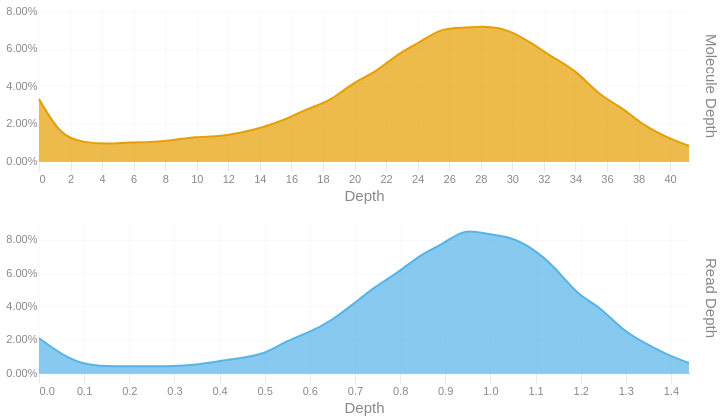

Notebook code cell kept with this figure:
### Code cell
readdep = depth_hist(tb['Read Depth'], q99, 3)
readdep = readdep.with_columns(pl.lit('Read Depth').alias('Metric'))
if not SKIPLR:
    moldep = depth_hist(tb['Molecule Depth'], mol_q99, 1)
    moldep = moldep.with_columns(pl.lit('Molecule Depth').alias('Metric'))
    _hist = pl.concat([readdep, moldep])
    _hist = _hist.filter(pl.col('Proportion') != 0)
    with SafeRender(_hist):
        (
            alt.Chart(_hist)        
            .mark_area(interpolate = "basis")
            .encode(
                x=alt.X('Bin:Q').scale(domainMin=0).axis(alt.Axis(title='Depth')),
                y = alt.Y('Proportion:Q', title = None).axis(format = '.2%'),
                color = alt.Color('Metric:N').legend(None),
                row = alt.Row("Metric:N").header(title = None, labelOrient = 'right'),
                tooltip = [
                    alt.Tooltip("Metric:N", title = "Metric"),
                    alt.Tooltip('Interval:N', title = "Depth Interval"),
                    alt.Tooltip('Proportion:Q', title = "% Alignments").format('.2%')
                ]
            )
            .resolve_scale(x='independent', y='independent')
            .properties(
                height = 150, width = 650,
                usermeta={'embedOptions': {'downloadFileName': f'{samplename}.depth.hist'}}
            )
        ).display()
else:
    readdep = readdep.filter(pl.col('Proportion') != 0)
    with SafeRender(readdep):
        (
            alt.Chart(readdep)        
            .mark_area(interpolate = "basis")
            .encode(
                x=alt.X('Bin:Q').scale(domainMin=0).axis(alt.Axis(title='Depth')),
                y = alt.Y('Proportion:Q', title = None).axis(format = '.2%'),
                tooltip = [
                    alt.Tooltip('Interval:N', title = "Depth Interval"),
                    alt.Tooltip('Proportion:Q', title = "% Alignments").format('.2%')
                ]
            )
            .properties(
                usermeta={'embedOptions': {'downloadFileName': f'{samplename}.depth.hist'}}
            )
        ).display()

### Figure 1 — Vega-Lite specification as saved in the notebook (floating-point values rounded to 4 significant figures)
{"width": 650, "height": 150, "config": {"title": {"anchor": "start", "dy": -15, "fontSize": 18, "color": "#888888", "subtitleColor": "#888888", "subtitleFontSize": 14}, "arc": {"fill": "#0072B2"}, "axis": {"domainColor": "#888888", "domainWidth": 0.5, "gridWidth": 0.2, "grid": false, "titleFontWeight": 400, "titleFontSize": 15, "labelFontSize": 11, "labelColor": "#888888", "tickColor": "#888888", "tickWidth": 0.2, "titleColor": "#888888"}, "axisBand": {"grid": false}, "axisX": {"grid": true, "tickSize": 10, "domainCap": "round"}, "axisY": {"domain": false, "grid": true, "tickSize": 0, "domainCap": "round"}, "background": "transparent", "header": {"labelFontSize": 15, "labelColor": "#888888", "titleFontSize": 15, "titleFontWeight": 600, "titleColor": "#888888"}, "legend": {"labelFont": "sans-serif", "labelFontSize": 12, "labelColor": "#888888", "symbolSize": 100, "symbolType": "circle", "titleFontSize": 12, "titlePadding": 10, "titleColor": "#888888", "title": null}, "range": {"category": ["#E69F00", "#56B4E9", "#009E73", "#F0E442", "#0072B2", "#D55E00", "#CC79A7", "#000000"], "diverging": ["#cfe8f3", "#a2d4ec", "#73bfe2", "#46abdb", "#1696d2", "#12719e"]}, "area": {"fill": "#0072B2", "fillOpacity": 0.7, "line": true, "strokeOpacity": 0.7}, "line": {"color": "#0072B2", "stroke": "#0072B2", "strokeWidth": 2}, "trail": {"color": "#0072B2", "stroke": "#0072B2", "strokeWidth": 0, "size": 1}, "point": {"filled": true, "fillOpacity": 1.0, "size": 95}, "text": {"color": "#888888", "fontSize": 11, "align": "right", "fontWeight": 400, "size": 11}, "bar": {"fill": "#0072B2", "stroke": null}, "view": {"stroke": null, "continuousWidth": 660, "continuousHeight": 400}}, "data": {"name": "data-85d485891e3287bb77af38e6409c0c76"}, "mark": {"type": "area", "interpolate": "basis"}, "encoding": {"color": {"field": "Metric", "legend": null, "type": "nominal"}, "row": {"field": "Metric", "header": {"title": null, "labelOrient": "right"}, "type": "nominal"}, "tooltip": [{"field": "Metric", "title": "Metric", "type": "nominal"}, {"field": "Interval", "title": "Depth Interval", "type": "nominal"}, {"field": "Proportion", "format": ".2%", "title": "% Alignments", "type": "quantitative"}], "x": {"axis": {"title": "Depth"}, "field": "Bin", "scale": {"domainMin": 0}, "type": "quantitative"}, "y": {"axis": {"format": ".2%"}, "field": "Proportion", "title": null, "type": "quantitative"}}, "resolve": {"scale": {"x": "independent", "y": "independent"}}, "usermeta": {"embedOptions": {"downloadFileName": "S3_Musquodoboit_595.depth.hist"}}, "$schema": "https://vega.github.io/schema/vega-lite/v6.1.0.json", "datasets": {"data-85d485891e3287bb77af38e6409c0c76": [{"Bin": 0.0, "Interval": "0.0-0.05", "Proportion": 0.021, "Metric": "Read Depth"}, {"Bin": 0.05, "Interval": "0.05-0.099", "Proportion": 0.011, "Metric": "Read Depth"}, {"Bin": 0.099, "Interval": "0.099-0.149", "Proportion": 0.005, "Metric": "Read Depth"}, {"Bin": 0.149, "Interval": "0.149-0.199", "Proportion": 0.004, "Metric": "Read Depth"}, {"Bin": 0.199, "Interval": "0.199-0.248", "Proportion": 0.004, "Metric": "Read Depth"}, {"Bin": 0.248, "Interval": "0.248-0.298", "Proportion": 0.004, "Metric": "Read Depth"}, {"Bin": 0.298, "Interval": "0.298-0.348", "Proportion": 0.004, "Metric": "Read Depth"}, {"Bin": 0.348, "Interval": "0.348-0.397", "Proportion": 0.005, "Metric": "Read Depth"}, {"Bin": 0.397, "Interval": "0.397-0.447", "Proportion": 0.007, "Metric": "Read Depth"}, {"Bin": 0.447, "Interval": "0.447-0.497", "Proportion": 0.009, "Metric": "Read Depth"}, {"Bin": 0.497, "Interval": "0.497-0.546", "Proportion": 0.011, "Metric": "Read Depth"}, {"Bin": 0.546, "Interval": "0.546-0.596", "Proportion": 0.019, "Metric": "Read Depth"}, {"Bin": 0.596, "Interval": "0.596-0.646", "Proportion": 0.024, "Metric": "Read Depth"}, {"Bin": 0.646, "Interval": "0.646-0.695", "Proportion": 0.031, "Metric": "Read Depth"}, {"Bin": 0.695, "Interval": "0.695-0.745", "Proportion": 0.041, "Metric": "Read Depth"}, {"Bin": 0.745, "Interval": "0.745-0.795", "Proportion": 0.052, "Metric": "Read Depth"}, {"Bin": 0.795, "Interval": "0.795-0.844", "Proportion": 0.06, "Metric": "Read Depth"}, {"Bin": 0.844, "Interval": "0.844-0.894", "Proportion": 0.071, "Metric": "Read Depth"}, {"Bin": 0.894, "Interval": "0.894-0.944", "Proportion": 0.077, "Metric": "Read Depth"}, {"Bin": 0.944, "Interval": "0.944-0.993", "Proportion": 0.087, "Metric": "Read Depth"}, {"Bin": 0.993, "Interval": "0.993-1.043", "Proportion": 0.083, "Metric": "Read Depth"}, {"Bin": 1.043, "Interval": "1.043-1.093", "Proportion": 0.082, "Metric": "Read Depth"}, {"Bin": 1.093, "Interval": "1.093-1.142", "Proportion": 0.075, "Metric": "Read Depth"}, {"Bin": 1.142, "Interval": "1.142-1.192", "Proportion": 0.064, "Metric": "Read Depth"}, {"Bin": 1.192, "Interval": "1.192-1.242", "Proportion": 0.047, "Metric": "Read Depth"}, {"Bin": 1.242, "Interval": "1.242-1.291", "Proportion": 0.04, "Metric": "Read Depth"}, {"Bin": 1.291, "Interval": "1.291-1.341", "Proportion": 0.026, "Metric": "Read Depth"}, {"Bin": 1.341, "Interval": "1.341-1.391", "Proportion": 0.018, "Metric": "Read Depth"}, {"Bin": 1.391, "Interval": "1.391-1.44", "Proportion": 0.011, "Metric": "Read Depth"}, {"Bin": 1.44, "Interval": "1.44-1.49", "Proportion": 0.006, "Metric": "Read Depth"}, {"Bin": 0.0, "Interval": "0.0-1.4", "Proportion": 0.033, "Metric": "Molecule Depth"}, {"Bin": 1.4, "Interval": "1.4-2.8", "Proportion": 0.013, "Metric": "Molecule Depth"}, {"Bin": 2.8, "Interval": "2.8-4.3", "Proportion": 0.01, "Metric": "Molecule Depth"}, {"Bin": 4.3, "Interval": "4.3-5.7", "Proportion": 0.009, "Metric": "Molecule Depth"}, {"Bin": 5.7, "Interval": "5.7-7.1", "Proportion": 0.01, "Metric": "Molecule Depth"}, {"Bin": 7.1, "Interval": "7.1-8.5", "Proportion": 0.01, "Metric": "Molecule Depth"}, {"Bin": 8.5, "Interval": "8.5-9.9", "Proportion": 0.011, "Metric": "Molecule Depth"}, {"Bin": 9.9, "Interval": "9.9-11.4", "Proportion": 0.013, "Metric": "Molecule Depth"}, {"Bin": 11.4, "Interval": "11.4-12.8", "Proportion": 0.013, "Metric": "Molecule Depth"}, {"Bin": 12.8, "Interval": "12.8-14.2", "Proportion": 0.015, "Metric": "Molecule Depth"}, {"Bin": 14.2, "Interval": "14.2-15.6", "Proportion": 0.018, "Metric": "Molecule Depth"}, {"Bin": 15.6, "Interval": "15.6-17.0", "Proportion": 0.022, "Metric": "Molecule Depth"}, {"Bin": 17.0, "Interval": "17.0-18.5", "Proportion": 0.028, "Metric": "Molecule Depth"}, {"Bin": 18.5, "Interval": "18.5-19.9", "Proportion": 0.032, "Metric": "Molecule Depth"}, {"Bin": 19.9, "Interval": "19.9-21.3", "Proportion": 0.042, "Metric": "Molecule Depth"}, {"Bin": 21.3, "Interval": "21.3-22.7", "Proportion": 0.047, "Metric": "Molecule Depth"}, {"Bin": 22.7, "Interval": "22.7-24.1", "Proportion": 0.057, "Metric": "Molecule Depth"}, {"Bin": 24.1, "Interval": "24.1-25.5", "Proportion": 0.063, "Metric": "Molecule Depth"}, {"Bin": 25.5, "Interval": "25.5-27.0", "Proportion": 0.071, "Metric": "Molecule Depth"}, {"Bin": 27.0, "Interval": "27.0-28.4", "Proportion": 0.071, "Metric": "Molecule Depth"}, {"Bin": 28.4, "Interval": "28.4-29.8", "Proportion": 0.072, "Metric": "Molecule Depth"}, {"Bin": 29.8, "Interval": "29.8-31.2", "Proportion": 0.07, "Metric": "Molecule Depth"}, {"Bin": 31.2, "Interval": "31.2-32.6", "Proportion": 0.063, "Metric": "Molecule Depth"}, {"Bin": 32.6, "Interval": "32.6-34.1", "Proportion": 0.055, "Metric": "Molecule Depth"}, {"Bin": 34.1, "Interval": "34.1-35.5", "Proportion": 0.048, "Metric": "Molecule Depth"}, {"Bin": 35.5, "Interval": "35.5-36.9", "Proportion": 0.035, "Metric": "Molecule Depth"}, {"Bin": 36.9, "Interval": "36.9-38.3", "Proportion": 0.029, "Metric": "Molecule Depth"}, {"Bin": 38.3, "Interval": "38.3-39.7", "Proportion": 0.019, "Metric": "Molecule Depth"}, {"Bin": 39.7, "Interval": "39.7-41.2", "Proportion": 0.013, "Metric": "Molecule Depth"}, {"Bin": 41.2, "Interval": "41.2-42.58", "Proportion": 0.008, "Metric": "Molecule Depth"}]}}
